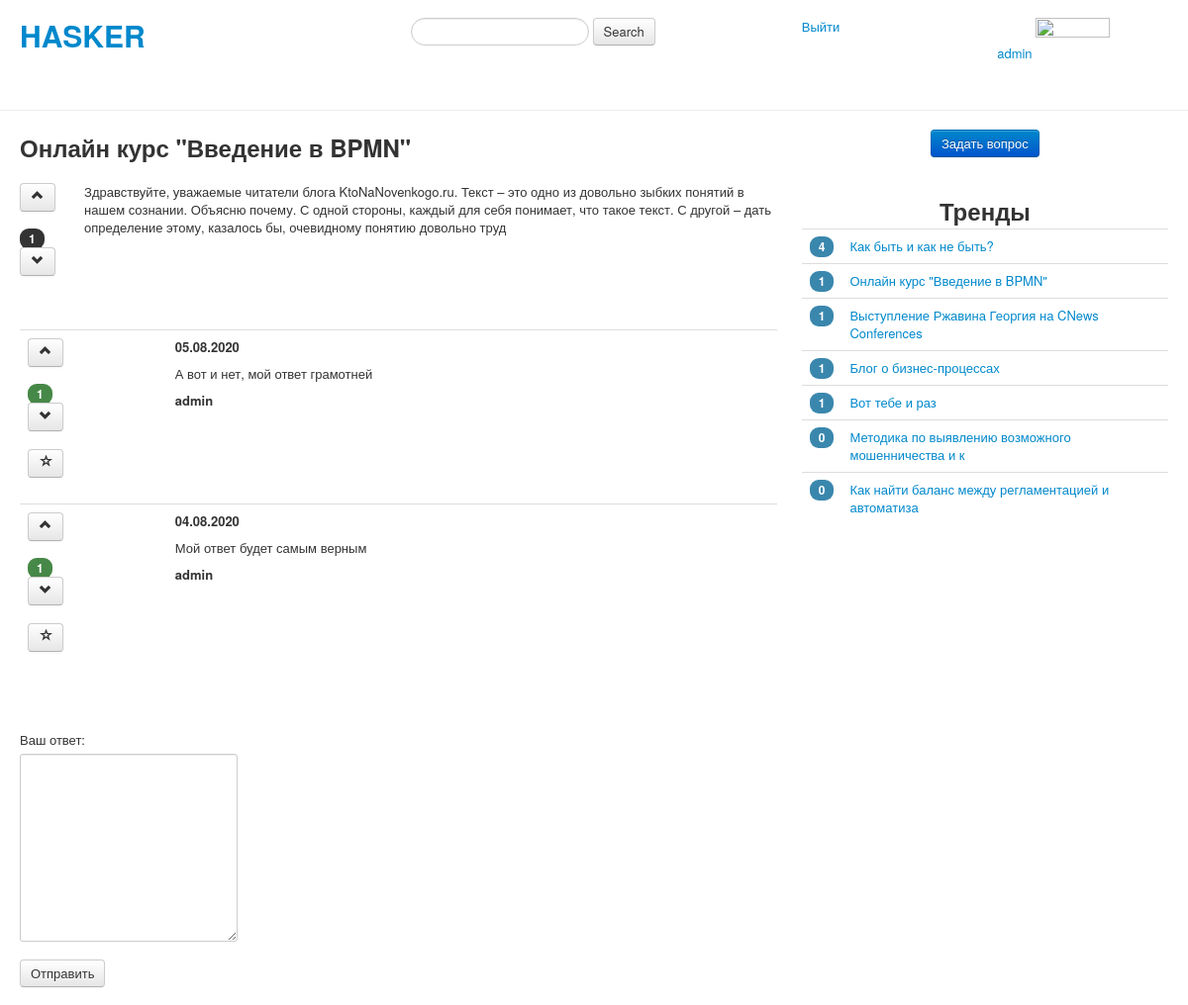
/question/3/ (signed in), run on an earlier commit of the app's database.
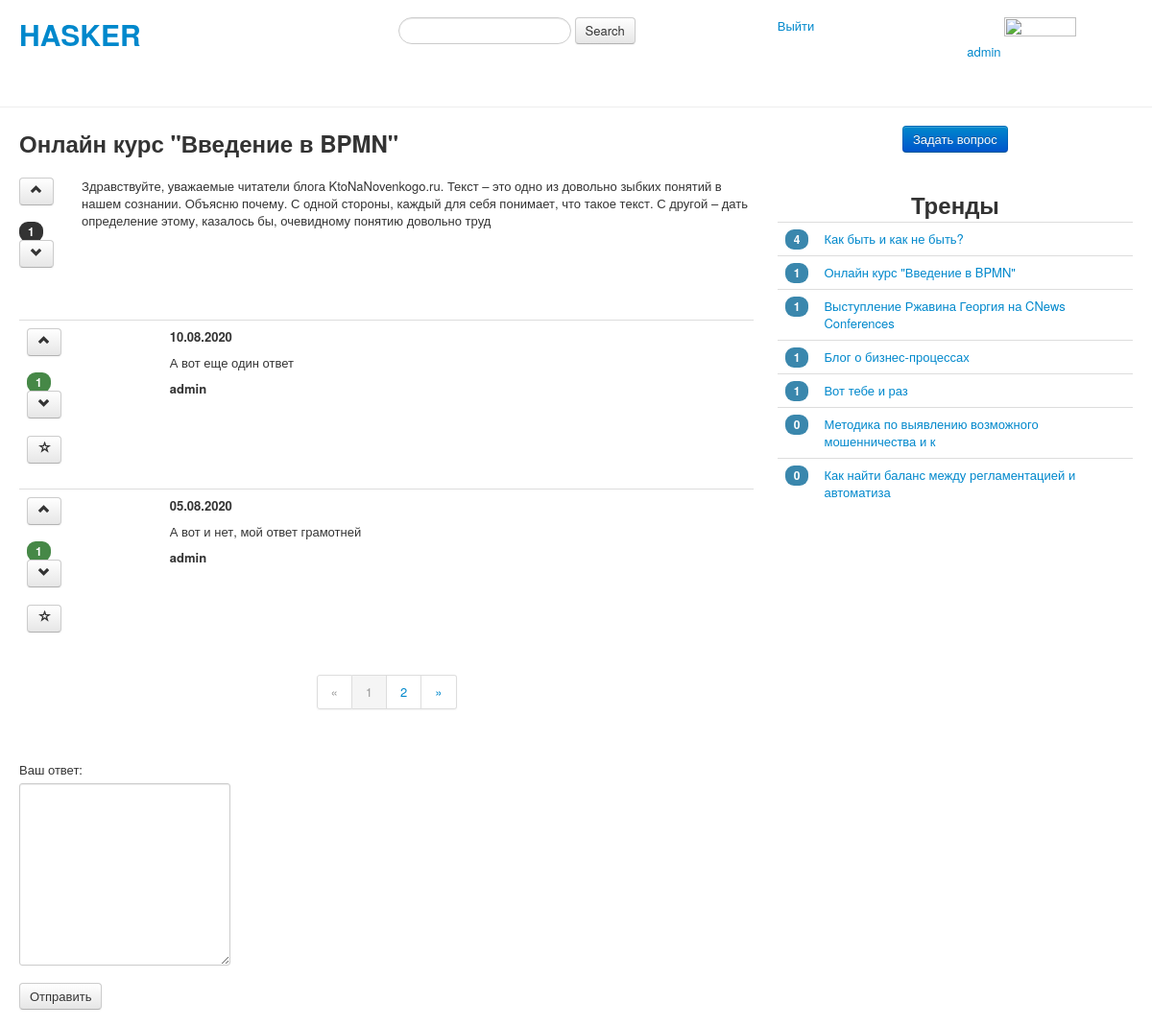
And on a later commit of the database.
### questions/models.py (models this page shows, shortened)
class Answers(models.Model):
    class Meta:
        verbose_name = 'Answer'
        verbose_name_plural = 'Answers'
    body = models.TextField(max_length=1000, verbose_name='Ваш ответ')
    author = models.ForeignKey(
        User,
        on_delete=models.DO_NOTHING
    )
    create_date = models.DateTimeField(auto_now_add=True)
    correct = models.BooleanField(blank=True)
    question = models.ForeignKey(
        Questions,
        on_delete=models.CASCADE,
    )

class Questions(models.Model):
    class Meta:
        verbose_name = 'Question'
        verbose_name_plural = 'Questions'
    title = models.CharField(max_length=50, verbose_name='Заголовок')
    body = models.TextField(verbose_name='Текст вопроса')
    author = models.ForeignKey(
        User,
        on_delete=models.DO_NOTHING
    )
    create_date = models.DateTimeField(auto_now_add=True)
    tags = models.ManyToManyField(Tags)

### questions/views.py (the view, shortened to what this page needs)
# urls.py: path('question/<int:pk>/', QuestionView.as_view(), name='questionview'),
class QuestionView(ListView):
    model = Answers
    template_name = 'questions/question_detail.html'
    paginate_by = 2
    def get_queryset(self):
        self.question = get_object_or_404(Questions, pk=self.kwargs.get('pk'))
        queryset = Answers.objects.filter(question=self.question).annotate(count=Count('answervotes')).order_by('-count', '-create_date')
        return queryset
    def get_context_data(self, **kwargs):
        context = super().get_context_data(**kwargs)
        number_question_votes = QuestionVotes.objects.filter(question=self.question).count()
        context['number_question_votes'] = number_question_votes
        context['question'] = self.question
        if self.request.user.is_authenticated:
            if self.request.user != self.question.author:
                context['disabled_correct_answer'] = 'disabled'
        else:
            context['disabled_correct_answer'] = 'disabled'
            context['disabled'] = 'disabled'
        form = AnswerCreateForm()
        context['form'] = form
        get_trends(context)
        return context

### questions/forms.py
class AnswerCreateForm(forms.ModelForm):
    class Meta:
        model = Answers
        fields = ['body']

### questions/views.py (called while the page is built)
def get_trends(context: dict):
    trends = Questions.objects.annotate(count=Count('questionvotes')).order_by('-count')[:20]
    context['trends'] = trends

### questions/Templates/questions/question_detail.html (shortened to what this page needs)
{% extends 'base.html'%}
{% block leftbody %}
    <h2>{{ question.title }}</h2>
    <br>
    <div class="row-fluid">
        <div class="span1">
            <form action="{% url 'questions:questionvote' question.id %}">
                <button class="btn" type="submit" {{ disabled }}><i class="icon-chevron-up"></i></button>
            </form>
            <span class="badge badge-inverse">{{ number_question_votes }}</span>
            <form action="{% url 'questions:questionunvote' question.id %}">
                <button class="btn" type="submit" {{ disabled }}><i class="icon-chevron-down"></i></button>
            </form>
        </div>
        <div class="span11">
            <p>{{ question.body }}</p>
        </div>
    </div>
    <br><br>
    <table class="table">
          {% load getvalue %}
          <tbody>
          {% for value in object_list %}
                <tr>
                     <td>
                         <form action="{% url 'questions:answervote' question.id value.id %}">
                             <button class="btn" type="submit" {{ disabled }}><i class="icon-chevron-up" ></i></button>
                         </form>
                         <span class="badge badge-success">{{ value.count }}</span>
                         <form action="{% url 'questions:answerunvote' question.id value.id %}">
                             <button class="btn" type="submit" {{ disabled }}><i class="icon-chevron-down"></i></button>
                         </form>
                         <form action="{% url 'questions:setcorrectanswer' question.id value.id %}">
                             <button class="btn" type="submit" {{ disabled_correct_answer }}>
                                 {% if value.correct %}
                                 <i class="icon-star">
                                 {% else %}
                                 <i class="icon-star-empty">
                                 {% endif %}
                                 </i>
                             </button>
                         </form>
                    </td>
                     <td>
                         <p><strong>{{ value.create_date|date:"d.m.Y" }}</strong></p>
                         <p>{{ value.body }}</p>
                         <p><strong>{{ value.author.username }}</strong></p>
                     </td>
                </tr>
          {%  endfor %}
          </tbody>
    </table>
    {% if is_paginated %}
        <div class="pagination pagination-centered">
            <ul>
                {% if page_obj.has_previous %}
                    <li><a href="?page={{ page_obj.previous_page_number }}">&laquo;</a></li>
                {% else %}
                    <li class="disabled"><a>&laquo;</a></li>
                {% endif %}
                {% for i in paginator.page_range %}
                    {% if page_obj.number == i %}
                        <li class="active"><a>{{ i }}</a></li>
                    {% else %}
                        <li><a href="?page={{ i }}">{{ i }}</a></li>
                    {% endif %}
                {% endfor %}
                {% if page_obj.has_next %}
                    <li><a href="?page={{ page_obj.next_page_number }}">&raquo;</a></li>
                {% else %}
                    <li class="disabled"><a>&raquo;</a></li>
                {% endif %}
            </ul>
        </div>
    {% endif %}
    {% if user.is_authenticated %}
    <br><br>
    <form method="POST" enctype="multipart/form-data">
        {{ form.as_p }}
        <input class="btn" type="submit" value="Отправить">
    </form>
    {% endif %}
{% endblock %}

### questions/Templates/base.html (shortened to what this page needs)
<!DOCTYPE html>
<html lang="ru">
<head>
    {% load static %}
    <link href="{% static 'css/bootstrap-responsive.css' %}" rel="stylesheet">
    <link href="{% static 'css/bootstrap.css' %}" rel="stylesheet">
</head>
<body>
    <div class="container-fluid">
        <br>
        <div class="row-fluid">
            <div class="span4">
                <h1><a href="{% url 'questions:index' %}">HASKER</a></h1>
            </div>
            <div class="span4">
                <form class="form-search">
                  <input type="text" class="input-medium search-query">
                  <button type="submit" class="btn">Search</button>
                </form>
            </div>
            <div class="span2">
                {% if user.is_authenticated %}
                  <a href="{% url 'registration:logout' %}">Выйти</a>
                {% else %}
                  <a href="{% url 'registration:login' %}">Войти</a>
                {% endif %}
            </div>
            <div class="span2">
                {% if user.is_authenticated %}
                    <a href="{% url 'registration:editprofile' %}">{{ user.username }}</a>
                    <img src="{{ photo.url }}" height="75" width="75">
                {% else %}
                    <form action="{% url 'registration:registration' %}">
                        <button class="btn btn-primary" type="submit">Зарегистрироваться</button>
                    </form>
                {% endif %}
            </div>
        </div>
    </div>
    <hr>
    <div class="container-fluid">
      <div class="row-fluid">
        <div class="span8">
            {% block leftbody %}
            {% endblock %}
        </div>
        <div class="span4">
        {% if user.is_authenticated %}
            <div class="pagination-centered">
                 <form action="{% url 'questions:createquestion' %}">
                        <button class="btn btn-primary" type="submit">Задать вопрос</button>
                 </form>
            </div>
        {% endif %}
            <br>
            <div class="pagination-centered">
                <h2>Тренды</h2>
            </div>
            <div>
                 <table class="table">
                    {% for trend in trends %}
                    <tr>
                        <td><span class="badge badge-info">{{ trend.count }}</span></td>
                        <td><a href="{% url 'questions:questionview' trend.id %}">{{ trend.title }}</a></td>
                    </tr>
                    {% endfor %}
                 </table>
            </div>
        </div>
      </div>
    </div>
</body>
</html>

What changed in the data, as far as the page shows it:
no longer on this page (row edited): Answers: count "1", correct False (drawn), create_date "04.08.2020", body "Мой ответ будет самым верным", author.username "admin"
added Answers: count "1", correct False (drawn), create_date "10.08.2020", body "А вот еще один ответ", author.username "admin"
Also different on the page:
new list line: "1"
new list line: "2"
